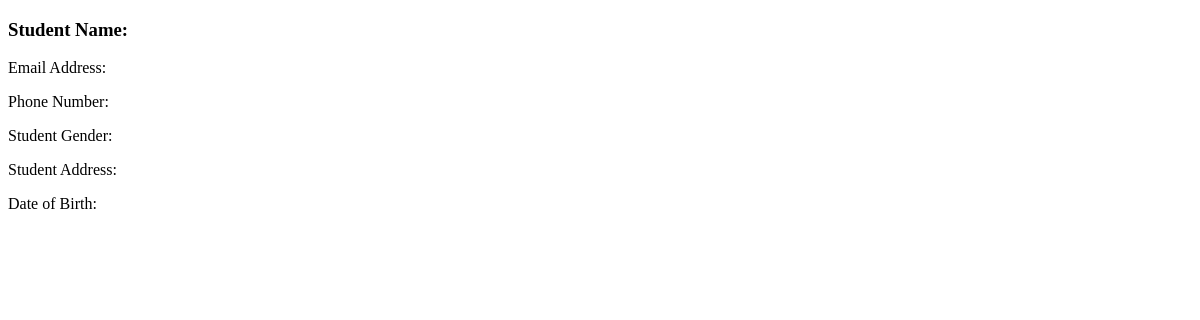
Page /student/1/ on the earlier database version.
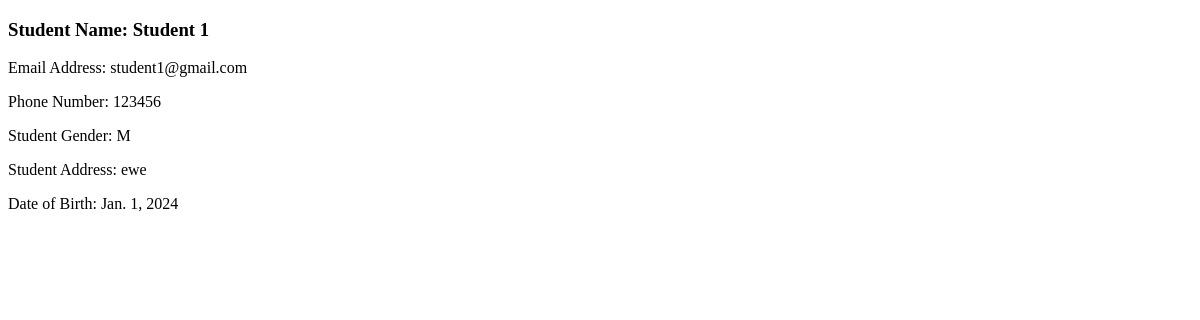
Same page on the later database version.
### students/models.py (models this page shows)
class Student(models.Model):
    GENDER_CHOICES = [
        ("M","Male"),
        ("F","Female")
    ]
    first_name = models.CharField(max_length=50)
    last_name = models.CharField(max_length=50, blank=True)
    email_address = models.EmailField(max_length=254, unique=True)
    phone_number = models.CharField(max_length=100, blank=True)
    student_gender = models.CharField(max_length=1, choices = GENDER_CHOICES)
    student_address = models.TextField(max_length=1000)
    student_department = models.ManyToManyField('Departments')
    date_of_birth = models.DateField()

### students/views.py (the view)
# urls.py: path('student/<int:student_id>/', views.student, name = "student"),
def student(request, student_id):
    try:
        student = Student.objects.get(id=student_id)
    except Student.DoesNotExist:
        student = None
    return render(request,'student.html',{'student':student})

### templates/student.html (shortened to what this page needs)
<!DOCTYPE html>
<html lang="en">
<head>
</head>
<body>
    <h3> Student Name: {{ student.first_name }} {{ student.last_name }}</h3>
    <p> Email Address: {{ student.email_address }} </p>
    <p> Phone Number: {{ student.phone_number }} </p>
    <p> Student Gender: {{ student.student_gender }} </p>
    <p> Student Address: {{ student.student_address }} </p>
    <p> Date of Birth: {{ student.date_of_birth }} </p>
</body>
</html>

Differences in the rows shown:
added Student: first_name "Student", last_name "1", email_address "student1@gmail.com", phone_number "123456", student_gender "M", student_address "ewe", date_of_birth "Jan. 1, 2024"
